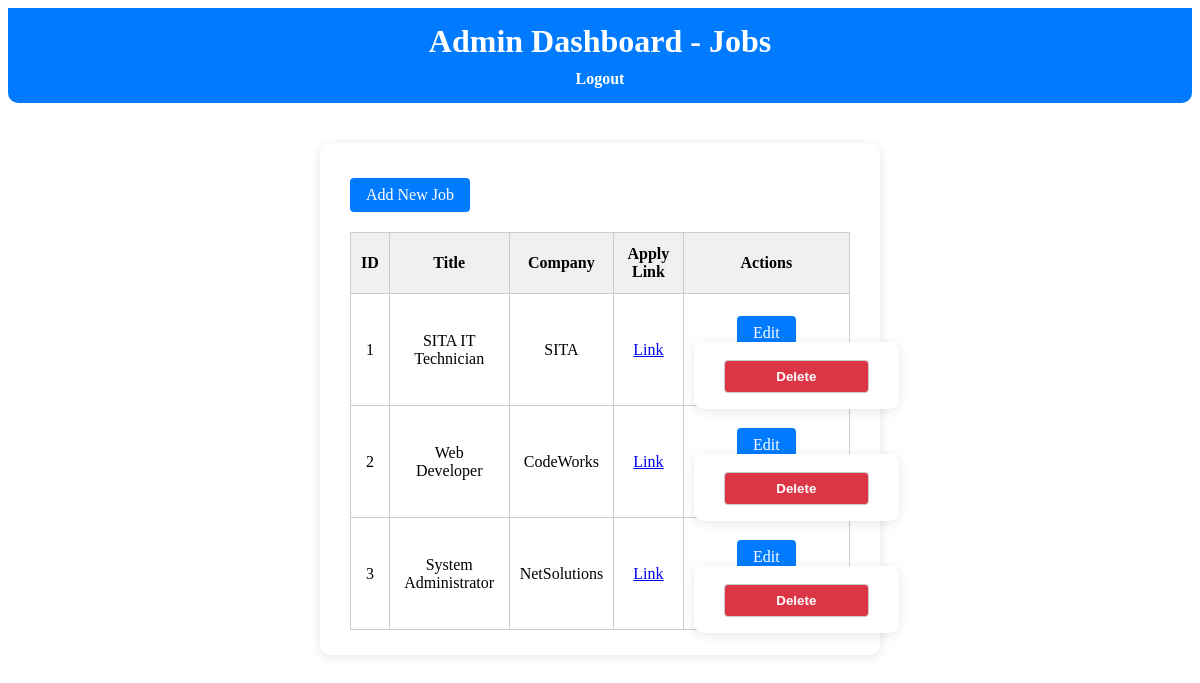
Before: /admin/jobs (signed in) with the older database file.
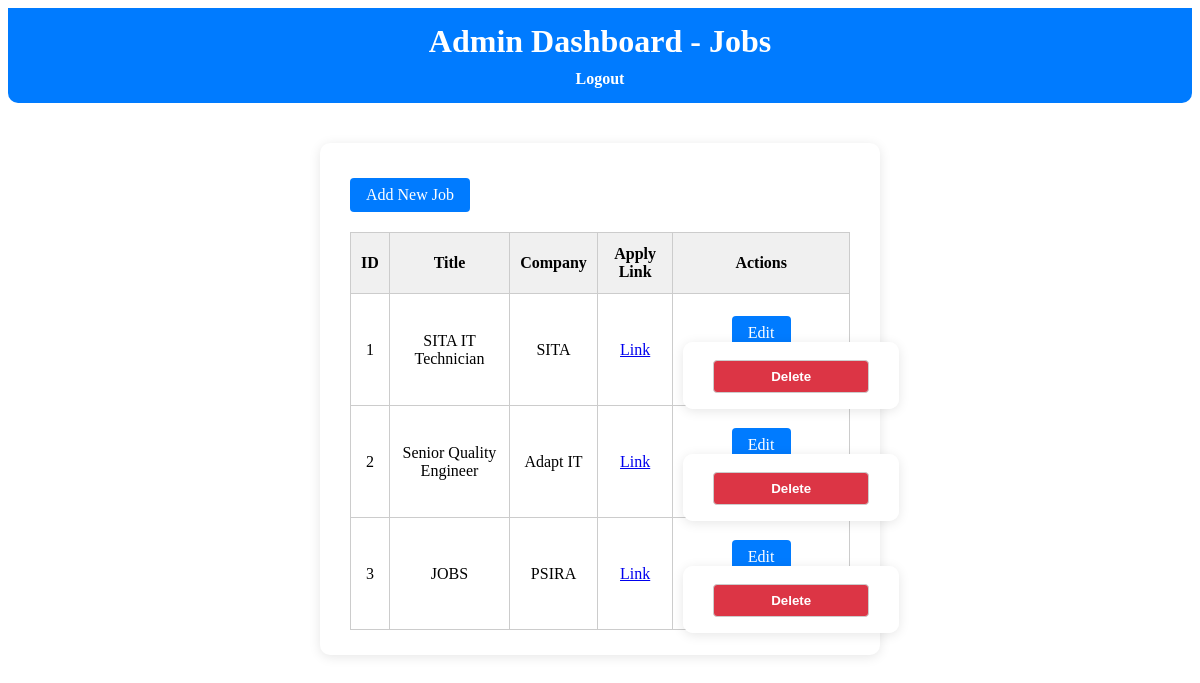
After: the same page with the newer database file.
### tables this page shows
CREATE TABLE jobs (
            id INTEGER PRIMARY KEY AUTOINCREMENT,
            title TEXT NOT NULL,
            company TEXT NOT NULL,
            apply_link TEXT NOT NULL
        );

### app.py (the view)
@app.route("/admin/jobs")
@admin_required
def admin_jobs():
    conn = sqlite3.connect(DB_NAME)
    c = conn.cursor()
    c.execute("SELECT * FROM jobs")
    jobs_list = c.fetchall()
    conn.close()
    return render_template("admin_jobs.html", jobs=jobs_list)

### app.py (called while the page is built)
def admin_required(func):
    from functools import wraps
    @wraps(func)
    def wrapper(*args, **kwargs):
        if 'admin' not in session:
            flash("Please login to access admin area", "error")
            return redirect(url_for("admin_login"))
        return func(*args, **kwargs)
    return wrapper

### templates/admin_jobs.html (shortened to what this page needs)
<!DOCTYPE html>
<html lang="en">
<head>
  <link rel="stylesheet" href="{{ url_for('static', filename='style.css') }}">
</head>
<body>
<header>
  <h1>Admin Dashboard - Jobs</h1>
  <nav>
    <a href="{{ url_for('admin_logout') }}">Logout</a>
  </nav>
</header>
<main class="admin-dashboard">
  <a href="{{ url_for('admin_add_job') }}" class="btn">Add New Job</a>
  {% if jobs %}
    <table>
      <thead>
        <tr><th>ID</th><th>Title</th><th>Company</th><th>Apply Link</th><th>Actions</th></tr>
      </thead>
      <tbody>
        {% for job in jobs %}
          <tr>
            <td>{{ job[0] }}</td>
            <td>{{ job[1] }}</td>
            <td>{{ job[2] }}</td>
            <td><a href="{{ job[3] }}" target="_blank">Link</a></td>
            <td>
              <a href="{{ url_for('admin_edit_job', job_id=job[0]) }}" class="btn">Edit</a>
              <form action="{{ url_for('admin_delete_job', job_id=job[0]) }}" method="POST" style="display:inline;">
                <button type="submit" onclick="return confirm('Delete this job?')" class="btn btn-danger">Delete</button>
              </form>
            </td>
          </tr>
        {% endfor %}
      </tbody>
    </table>
  {% else %}
    <p>No jobs found.</p>
  {% endif %}
</main>
</body>
</html>

Changed rows visible on the page:
changed jobs id 2: title "Web Developer" → "Senior Quality Engineer"; company "CodeWorks" → "Adapt IT"
changed jobs id 3: title "System Administrator" → "JOBS"; company "NetSolutions" → "PSIRA"
